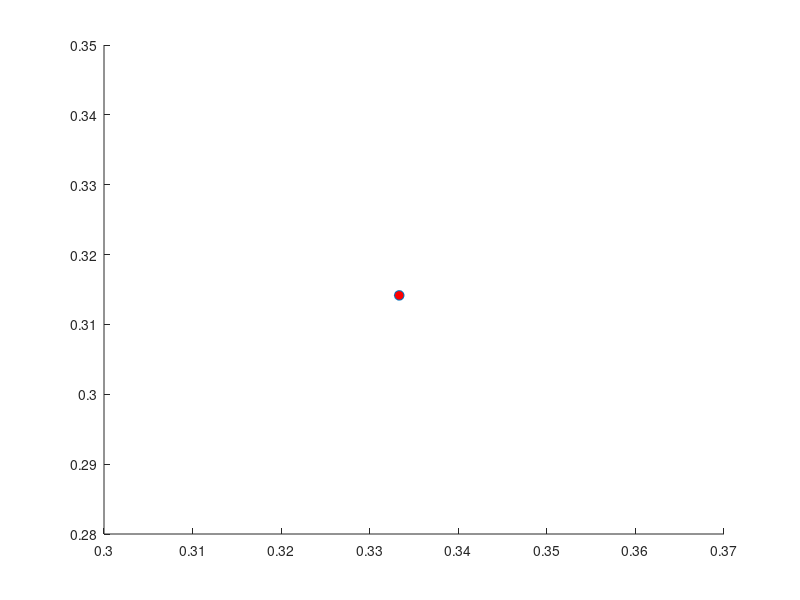

Write MATLAB code to recreate this figure. (Note: this script raises an error after producing the figure.)
clc
close all
%textprogressbar('running sim:   ');
ratio = 0.2;
loc = 0.5;
top = 1;
right = 1;
d = 0.5;
dt = 0.001;
T = 1000;
t = 1:T/dt;

sigma = 0.1;

x_r = 1/3;
y_r = pi/10;
vx = 2;
vy = -1;
p = [x_r y_r]';
v = [vx vy]';
h_x = x_r;
h_y = y_r;


figure
hold on
h = scatter(x_r,y_r,50,'o','MarkerFaceColor','r');
h.XDataSource = 'x_r';
h.YDataSource = 'y_r';


region = real_region(p,d);
changes = 0;
act_changes = 0;
available_length = gate_length*(1-ratio);
blank_length = gate_length-available_length;

perf = ones(length(t),1);
phist= ones(length(t),2);

for i = 1:length(t)
    pn = p+dt*v;
    if(pn(1)>=right || pn(1)<=0)
        wall = [0 1];
        angle = 2*atan2(v(1)*wall(2)-v(2)*wall(1),v(1)*wall(1)+ v(2)*wall(2));
        R = [cos(angle) -sin(angle); sin(angle) cos(angle)];
        v = R*v+sigma*randn(2,1);
    end
    if(pn(2)>=top || pn(2)<=0)
        wall = [1 0];
        angle = 2*atan2(v(1)*wall(2)-v(2)*wall(1),v(1)*wall(1)+ v(2)*wall(2));
        R = [cos(angle) -sin(angle); sin(angle) cos(angle)];
        v = R*v+sigma*randn(2,1);
    end
    
    %plot([p(1) pn(1)],[p(2) pn(2)],'r','LineWidth',1);
    
    p = pn;
    new_region = real_region(p,d);
    if(new_region~=region)
        if((p(2)<=loc-blank_length/2)||(p(2)>=loc+blank_length/2))
            changes = changes+1;
        end
        act_changes = act_changes+1;
        region = new_region;
    end
    
    x_r = p(1);
    y_r = p(2);
    perf(i) = changes/act_changes;
    phist(i,:) = p;
    progress = i/length(t)*100;
    %textprogressbar(progress);
    
end
refreshdata
plot(phist(:,1),phist(:,2),'r','LineWidth',1);
plot_gate(ratio,loc,top,right,d);
hold off
axis([0 right 0 top])
t = linspace(0,T,T/dt);
figure
plot(t,perf,'LineWidth',1.2)
ylim([0 1])

